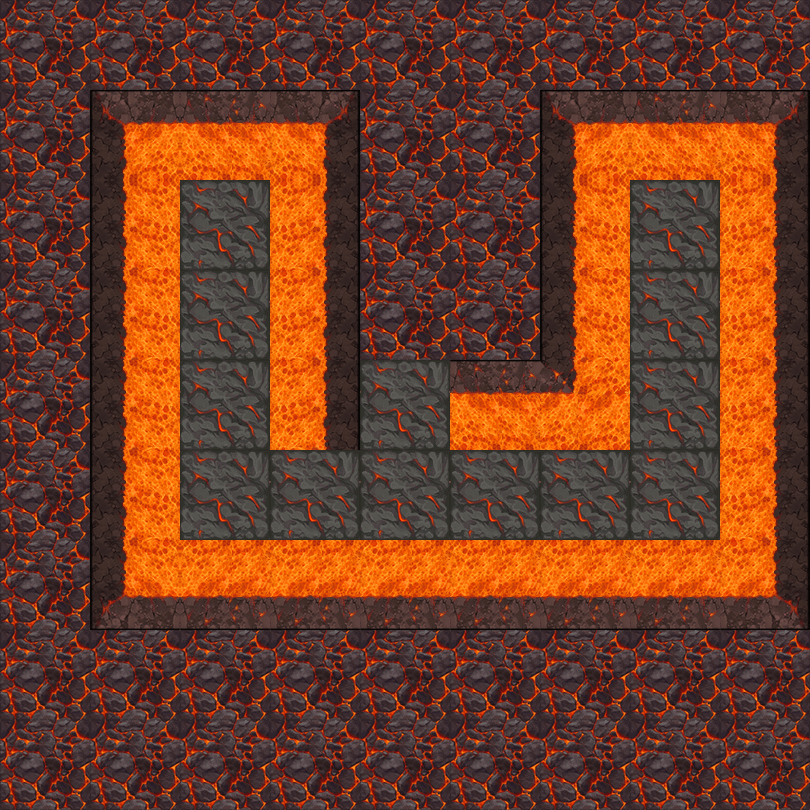

Tiled map render using the project's own tile images. Description and the map definition, with tile-layer contents summarised, below:
An orthogonal 9x9 tile map with 90x90 px tiles, 2 tile layers (地形, 障碍) and 15 objects (11x map, 2x spring, bed, door).

<map version="1.5" tiledversion="1.7.2" orientation="orthogonal" renderorder="right-down" width="9" height="9" tilewidth="90" tileheight="90" infinite="0" nextlayerid="4" nextobjectid="32">
 <tileset firstgid="1" name="1" tilewidth="90" tileheight="90" tilecount="100" columns="10">
  <image source="5.png" trans="ff00ff" width="900" height="900" />
 </tileset>
 <layer id="1" name="地形" width="9" height="9">
  <data>[81 cells, 68 non-empty, 2 distinct tile ids]</data>
 </layer>
 <layer id="2" name="障碍" width="9" height="9">
  <data>[81 cells, 29 non-empty, 9 distinct tile ids]</data>
 </layer>
 <objectgroup id="3" name="对象">
  <object id="2" name="bed" x="630" y="450" width="90" height="90" />
  <object id="4" name="map" x="630" y="360" width="90" height="90" />
  <object id="5" name="map" x="630" y="270" width="90" height="90" />
  <object id="6" name="map" x="360" y="450" width="90" height="90">
   <properties>
    <property name="weapon" type="int" value="1" />
   </properties>
  </object>
  <object id="7" name="map" x="180" y="270" width="90" height="90" />
  <object id="8" name="map" x="180" y="360" width="90" height="90" />
  <object id="14" name="spring" x="630" y="630" width="90" height="90">
   <properties>
    <property name="direction" value="1" />
   </properties>
  </object>
  <object id="23" name="map" x="450" y="450" width="90" height="90">
   <properties>
    <property name="weapon" type="int" value="2" />
   </properties>
  </object>
  <object id="24" name="map" x="270" y="450" width="90" height="90">
   <properties>
    <property name="weapon" type="int" value="3" />
   </properties>
  </object>
  <object id="26" name="map" x="540" y="450" width="90" height="90">
   <properties>
    <property name="weapon" type="int" value="4" />
   </properties>
  </object>
  <object id="27" name="map" x="180" y="450" width="90" height="90" />
  <object id="28" name="map" x="180" y="180" width="90" height="90">
   <properties>
    <property name="weapon" type="int" value="5" />
   </properties>
  </object>
  <object id="29" name="map" x="630" y="180" width="90" height="90">
   <properties>
    <property name="weapon" type="int" value="6" />
   </properties>
  </object>
  <object id="30" name="door" x="360" y="360" width="90" height="90">
   <properties>
    <property name="LorR" type="int" value="1" />
    <property name="motion" type="int" value="2" />
    <property name="rotate" type="int" value="0" />
   </properties>
  </object>
  <object id="31" name="spring" x="0" y="720" width="90" height="90">
   <properties>
    <property name="direction" value="1" />
   </properties>
  </object>
 </objectgroup>
</map>
